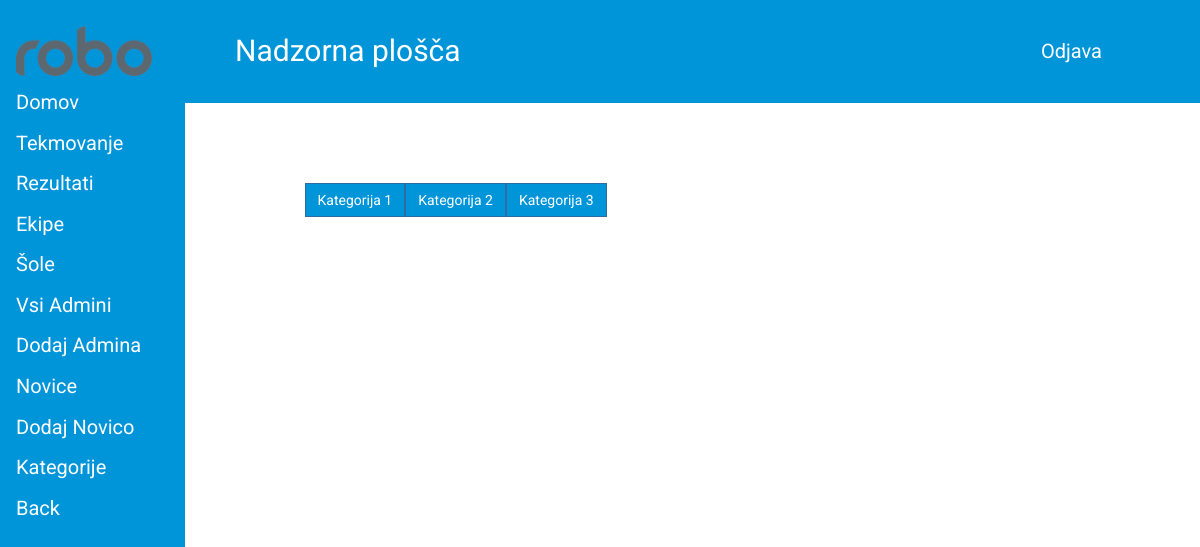
The app's page /admin/admin-results.php (signed in) with its own data.
### tables this page shows
CREATE TABLE `categories` (
  `id` int(11) NOT NULL,
  `title` char(100) NOT NULL,
  `desc` varchar(255) NOT NULL,
  `function` int(1) NOT NULL
);

### admin/admin-results.php (the view, shortened to what this page needs)
<?php
if ($_SESSION['loggedin'] == true) {
require("../db.php");
?>
<!DOCTYPE html>
<html lang="en">
<head>
    <link rel="stylesheet" href="../css/results.css">
    <link rel="stylesheet" href="https://cdn.jsdelivr.net/npm/bootstrap@4.4.1/dist/css/bootstrap.min.css">
    <link rel="stylesheet" href="https://maxcdn.bootstrapcdn.com/bootstrap/3.4.0/css/bootstrap.min.css">
</head>
<body>
<div id="page-container">
    <?php require('admin-header.php'); ?>
    <div id="main-tab">
        <div class="nav-table">
        <?php
            $sql2 = "SELECT * FROM categories";
            $result2=mysqli_query($conn, $sql2);
                while ($row2 = mysqli_fetch_array($result2)){
            echo '<button type="button" id="bti" class="btn btn-primary kekec">'.$row2['title'].'</button>';
            }
        ?>
        </div>
    </div>
</div>
</body>
</html>
<?php
}
else {
    header("Location: ../index.php");
	exit();
}
?>

### css/results.css (style rules this page uses)
body { margin: 0px; padding: 0px; font-family: roboto, "Roboto" !important; width: 100%; background-color: #eaeaea; }
@media (min-width: 1070px) { .nav-table { width: 80% !important; margin-left: auto !important; margin-right: auto !important; margin-top: 80px; } }
.nav-table .btn { border-radius: 0%; background-color: #0094d9; }
#main-tab { margin-top: 20px; margin-left: 20px; }

### css/admin-header.css (style rules this page uses)
@media (min-width: 1070px) { #page-container { margin-left: 185px; padding: 0px 0px; } }

### records on screen
categories: title "Kategorija 1"
categories: title "Kategorija 2"
categories: title "Kategorija 3"
